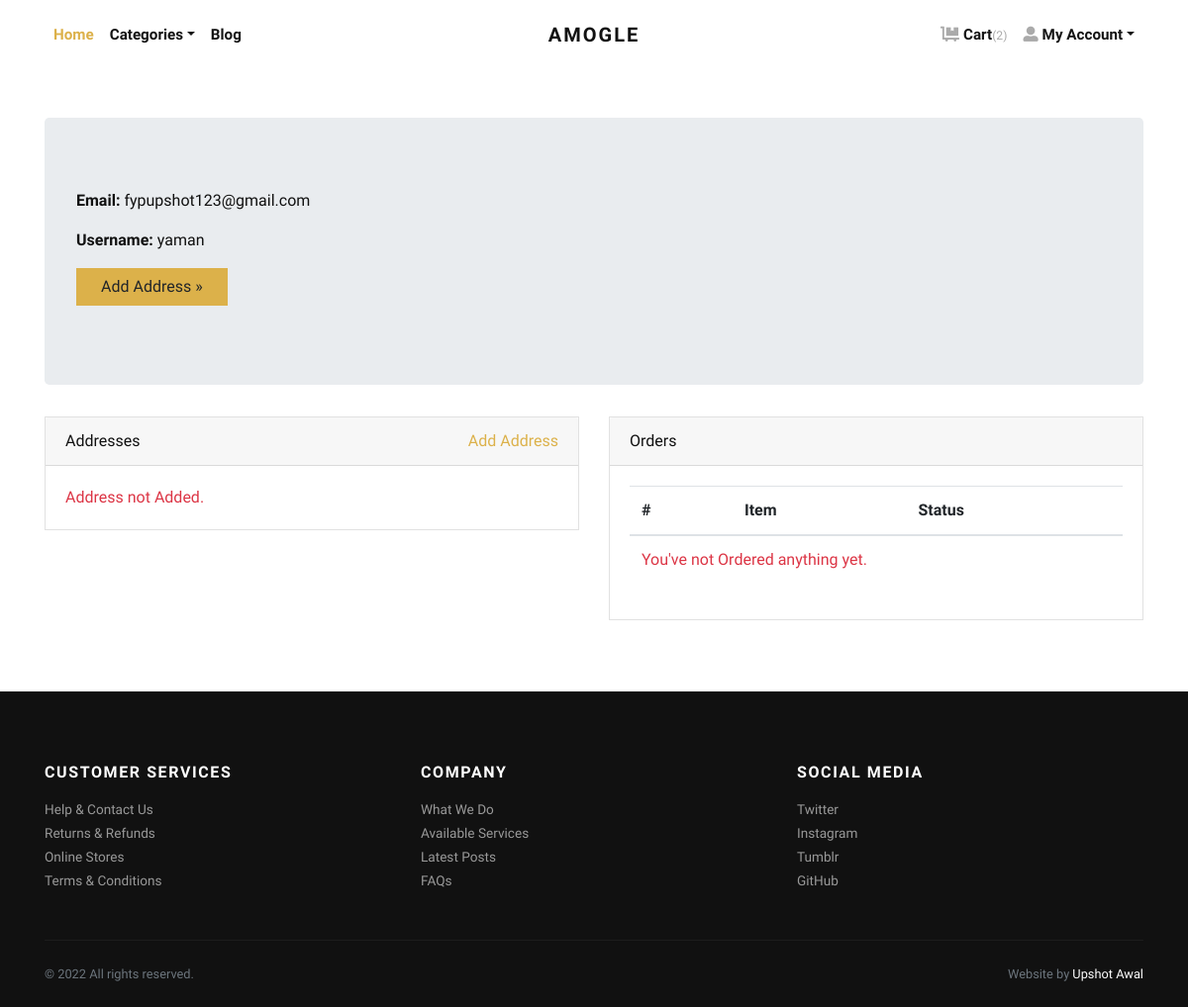
/accounts/profile/ (signed in), run on an earlier commit of the app's database.
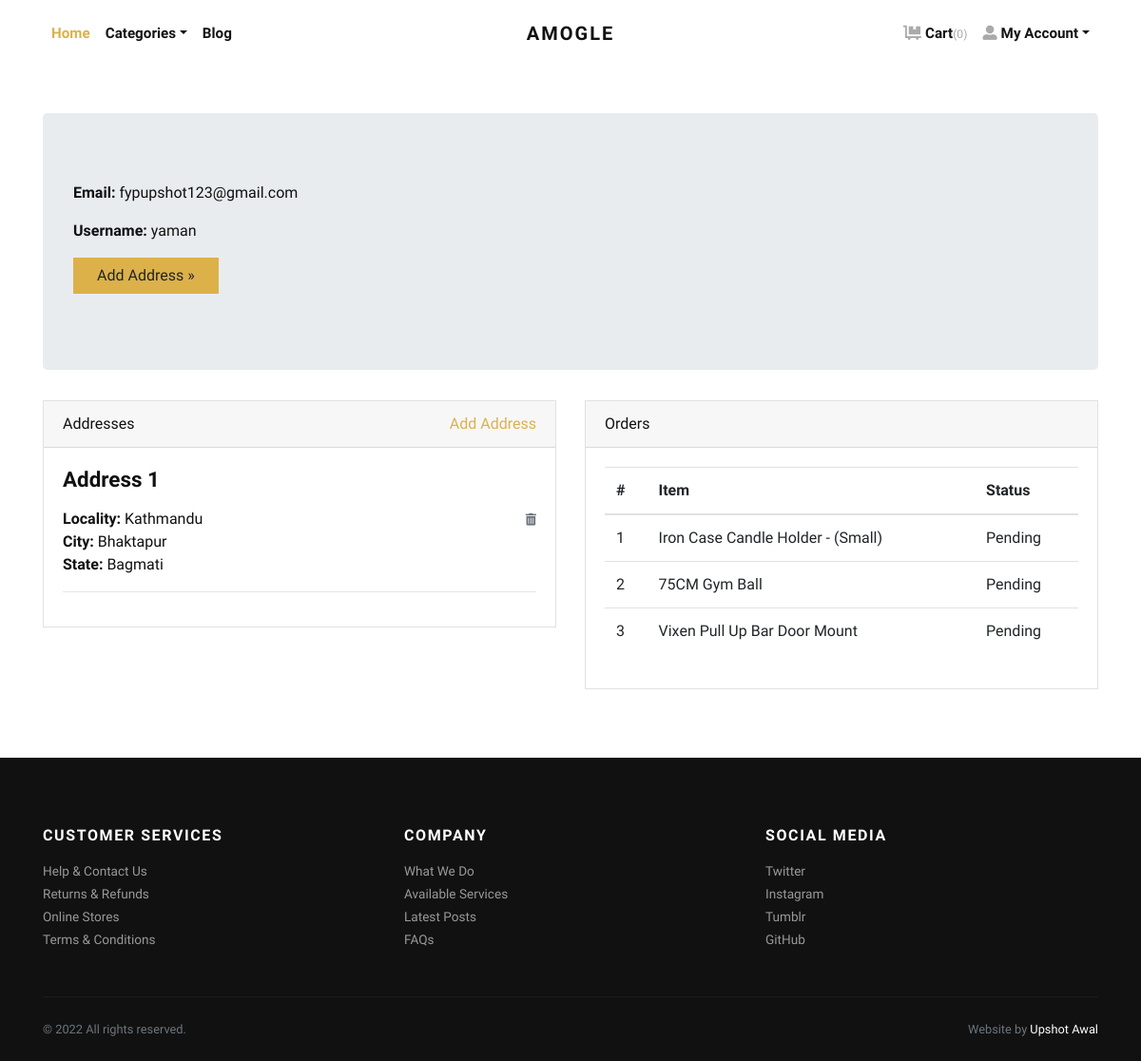
And on a later commit of the database.
### store/models.py (models this page shows, shortened)
class Address(models.Model):
    user = models.ForeignKey(User, verbose_name="User",
                             on_delete=models.CASCADE)
    locality = models.CharField(
        max_length=150, verbose_name="Nearest Location")
    city = models.CharField(max_length=150, verbose_name="City")
    state = models.CharField(max_length=150, verbose_name="State")

class Order(models.Model):
    user = models.ForeignKey(User, verbose_name="User",
                             on_delete=models.CASCADE)
    address = models.ForeignKey(
        Address, verbose_name="Shipping Address", on_delete=models.CASCADE)
    product = models.ForeignKey(
        Product, verbose_name="Product", on_delete=models.CASCADE)
    quantity = models.PositiveIntegerField(verbose_name="Quantity")
    ordered_date = models.DateTimeField(
        auto_now_add=True, verbose_name="Ordered Date")
    status = models.CharField(
        choices=STATUS_CHOICES,
        max_length=50,
        default="Pending"
    )

class Product(models.Model):
    title = models.CharField(max_length=150, verbose_name="Product Title")
    slug = AutoSlugField(populate_from='title', unique=True,
                         verbose_name="Product Slug")
    sku = models.CharField(max_length=255, unique=True,
                           verbose_name="Unique Product ID (SKU)")
    short_description = RichTextField()
    detail_description = models.TextField(
        blank=True, null=True, verbose_name="Detail Description")
    product_image = models.ImageField(
        upload_to='product', blank=True, null=True, verbose_name="Product Image")
    price = models.DecimalField(max_digits=8, decimal_places=2)
    category = models.ForeignKey(
        Category, verbose_name="Product Categoy", on_delete=models.CASCADE)
    is_active = models.BooleanField(verbose_name="Is Active?", default=True)
    is_featured = models.BooleanField(
        verbose_name="Is Featured?", default=True)
    created_at = models.DateTimeField(
        auto_now_add=True, verbose_name="Created Date")
    updated_at = models.DateTimeField(
        auto_now=True, verbose_name="Updated Date")
    class Meta:
        verbose_name_plural = 'Products'
        ordering = ('-created_at', )

### store/views.py (the view)
# urls.py: path('accounts/profile/', views.profile, name="profile"),
@ login_required
def profile(request):
    addresses = Address.objects.filter(user=request.user)
    orders = Order.objects.filter(user=request.user)
    return render(request, 'account/profile.html', {'addresses': addresses, 'orders': orders})

### store/context_preprocessors.py (called while the page is built)
def store_menu(request):
    categories = Category.objects.filter(is_active=True)
    context = {
        'categories_menu': categories,
    }
    return context

def cart_menu(request):
    if request.user.is_authenticated:
        cart_items= Cart.objects.filter(user=request.user)
        context = {
            'cart_items': cart_items,
        }
    else:
        context = {}
    return context

### templates/account/profile.html (shortened to what this page needs)
{% extends 'base.html' %}
{% load static %}
    {% block content %}
      <div class="container py-5">
        <div class="jumbotron">
          <p><strong>Email:</strong> {{request.user.email}}</p>
          <p><strong>Username:</strong> {{request.user.username}}</p>
          <p><a class="btn btn-primary btn-large" href="{% url 'store:add-address' %}">Add Address »</a></p>
        </div>
        <div class="row">
          <div class="col-lg-6">
            <div class="card mb-4" id="headings">
              <div class="card-header">Addresses <span class="float-right"><a href="{% url 'store:add-address' %}">Add Address</a></span></div>
              <div class="card-body">
                {% if addresses %}
                    {% for address in addresses %}
                        <h4 class="mb-3">Address {{forloop.counter}}</h4>
                        <span class="float-right"><a href="{% url 'store:remove-address' address.id %}"><i class="fas fa-trash-alt small text-muted"></i></a></span>
                        <p>
                            <strong>Locality: </strong>{{address.locality}} <br>
                            <strong>City: </strong>{{address.city}} <br>
                            <strong>State: </strong>{{address.state}} <br>
                        </p>
                        <hr>
                    {% endfor %}
                {% else %}
                <div class="text-danger">
                  Address not Added.
                </div>
                {% endif %}
              </div>
            </div>
          </div>
          <div class="col-lg-6">
            <div class="card mb-4" id="tables">
              <div class="card-header">Orders</div>
              <div class="card-body">
                <table class="table table-hover">
                  <thead>
                    <tr>
                      <th>#</th>
                      <th>Item</th>
                      <th>Status</th>
                    </tr>
                  </thead>
                  <tbody>
                    {% if orders %}
                      {% for order in orders %}
                        <tr>
                          <td>{{forloop.counter}}</td>
                          <td>{{order.product.title}}</td>
                          <td>
                            {{order.status}}
                          </td>
                        </tr>
                      {% endfor %}
                    {% else %}
                    <tr>
                      <td class="text-danger" colspan="3">You've not Ordered anything yet.</td>
                    </tr>
                    {% endif %}
                  </tbody>
                </table>
              </div>
            </div>
          </div>
        </div>
      </div>
{% endblock content %}

What changed in the data, as far as the page shows it:
added Address: locality "Kathmandu", city "Bhaktapur", state "Bagmati"
added Order: product "Iron Case Candle Holder - (Small)", status "Pending"
added Order: product "75CM Gym Ball", status "Pending"
added Order: product "Vixen Pull Up Bar Door Mount", status "Pending"
Also different on the page:
{{ cart_items.count }}: "2" → "0"
text no longer shown: "Address not Added. You've not Ordered anything yet."
